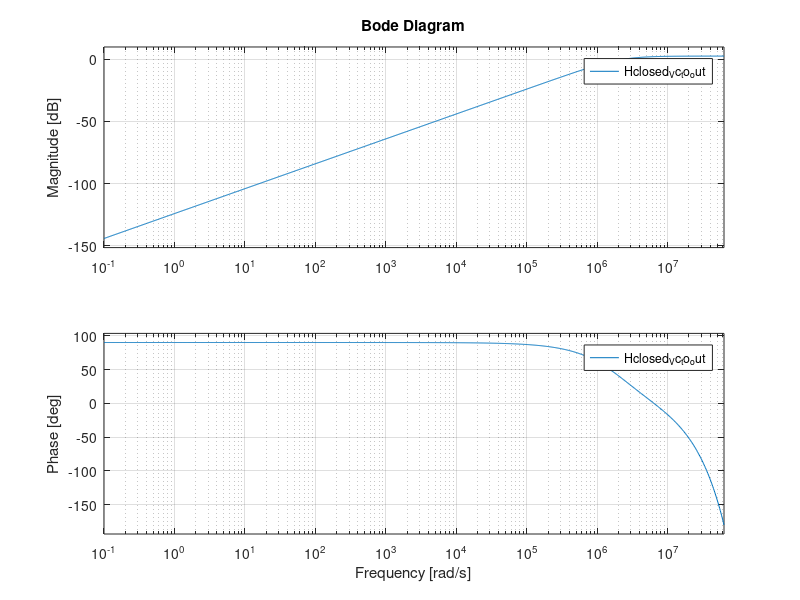

MATLAB code to generate this figure:
Icp=0.001;
Kdl=10^-8;
C=10^-10;
K=Icp*Kdl/C;
Tref=50*10^-9;
z= tf("z",Tref);
Hclosed_Vc_to_out=((2*pi*Kdl/Tref)*(z-1))/(z*(z-(1-K)));
bode(Hclosed_Vc_to_out);
